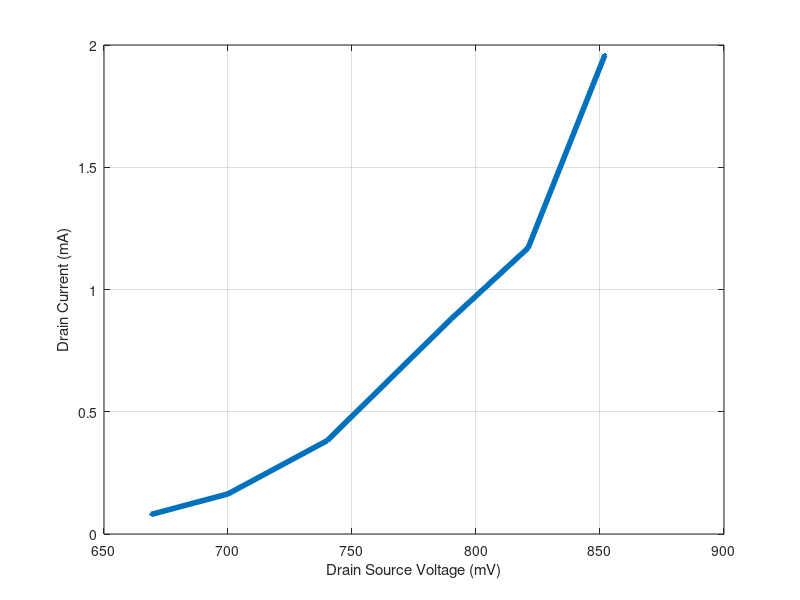

Write MATLAB code to recreate this figure.
x = [669 700 740 790 821 852];                  % Drain Source Voltage (mV)
y = [0.080 0.164 0.382 0.880 1.170 1.960];      % Drain Current (mA)

figure
plot(x, y, '.-', 'LineWidth', 4, 'MarkerSize', 8)
xlabel('Drain Source Voltage (mV)')
ylabel('Drain Current (mA)')
grid on
